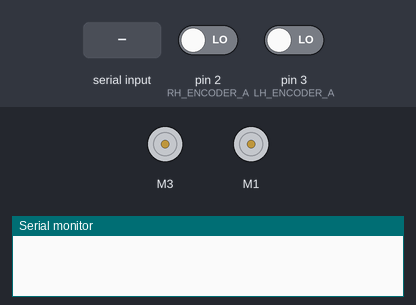
Recording of a sketch running on a simulated Arduino Uno, built with avr-gcc and run on an emulated ATmega328P. On the bench: 2 × DC motor (green arrow = forward, orange = backward, longer = faster), the last lines printed to the serial monitor. The test bench sets the inputs (shaded band); at power-on: pin 2 (RH_ENCODER_A) LOW, pin 3 (LH_ENCODER_A) LOW.

Above: at 2.2 s.
2.3 s: "90,45\n" received over Serial
At 3.1 s:
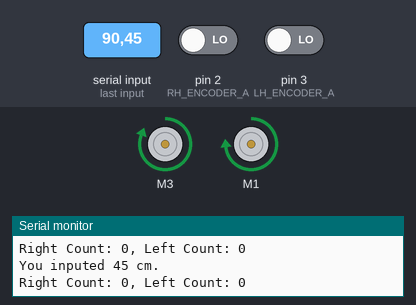
Timing chart, 0 to 5.3 s (numbered marks = the images above; inputs shaded):
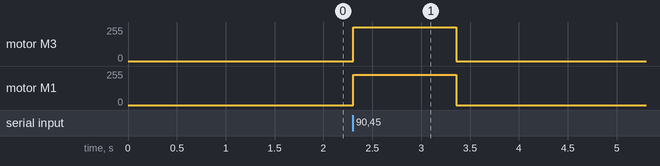

Measured:
- after the input at 2.3 s, motor M3: stopped → forward 255/255 at once, → stopped 1.1 s later; motor M1: stopped → forward 227/255 at once, → stopped 1.1 s later

The sketch:

autocode_noSenors.ino
```cpp
///Libraries
#include <Wire.h>
#include <Adafruit_MotorShield.h>
#include "utility/Adafruit_MS_PWMServoDriver.h"
////=============================================

//======= Variable Initialization =============//

// Creating Motor shield and motor objects
// Create Adafruit_Motorshield Object
// Argument for AFMS.getMotor() is the port on the motor shield that the motor is connected to. NOTE: ASTERIX IS NECESSARY IN THESE STATEMENTS.
Adafruit_MotorShield AFMS = Adafruit_MotorShield();
Adafruit_DCMotor *motorRight = AFMS.getMotor(1);
Adafruit_DCMotor *motorLeft = AFMS.getMotor(3);

// Keypress read through the serial monitor
long input_distance;
double wheel_circum = 12.57;
double encoder_counts;
// variables to store the number of encoder pulses
// for each motor
volatile int leftCount = 0;
volatile int rightCount = 0;


// pins for the encoder inputs
#define RH_ENCODER_A 2
#define RH_ENCODER_B 4
#define RH_ENCODER_GND 8
#define RH_ENCODER_VCC 9

#define LH_ENCODER_GND 7
#define LH_ENCODER_VCC 6
#define LH_ENCODER_A 3
#define LH_ENCODER_B 5


void setup()
{
  //Encoders
  pinMode(RH_ENCODER_A, INPUT);
  pinMode(RH_ENCODER_B, INPUT);
  pinMode(LH_ENCODER_A, INPUT);
  pinMode(LH_ENCODER_B, INPUT);

  pinMode(RH_ENCODER_GND, OUTPUT);
  pinMode(RH_ENCODER_VCC, OUTPUT);
  pinMode(LH_ENCODER_GND, OUTPUT);
  pinMode(LH_ENCODER_VCC, OUTPUT);

  digitalWrite(RH_ENCODER_GND, LOW);
  digitalWrite(LH_ENCODER_GND, LOW);
  digitalWrite(RH_ENCODER_VCC, HIGH);
  digitalWrite(LH_ENCODER_VCC, HIGH);

  // initialize hardware interrupts.
  // Interrupts are useful for making things happen automatically in microcontroller programs, and can help solve timing problems.
  // Often number 0 (for digital pin 2) or number 1 (for digital pin 3) were used
  attachInterrupt(0, rightEncoder, CHANGE);
  attachInterrupt(1, leftEncoder, CHANGE);

  // Initialize mtor shield and motor speeds
  // Set the speed of the motor using setSpeed(speed) where the speed ranges from 0 (stopped) to 255 (full speed)
  // Initialize serial communication:
  AFMS.begin();
  Serial.begin(9600);

  motorLeft->setSpeed(255);
  motorRight->setSpeed(227);
  delay(1000);
}

void loop()
{
   // Read any serial input given'
  if (Serial.available() > 0 ) {
    leftCount = 0;
    rightCount = 0;
    encoder_counts = 0;
    input_distance = Serial.parseInt();
    Serial.print("You inputed ");
    Serial.print(input_distance);
    Serial.println(" cm.");
    Serial.println();
  }
  // Convert input distance to enoder counts
  // To get 12,000 is 12 multiplied by the gear ratio which is 1000:1
  // whell_circum is the circumerence of the wheel
  encoder_counts = (((input_distance * 11500) / wheel_circum)) / 2;

  if(rightCount>=encoder_counts || leftCount>=encoder_counts){


    motorLeft->run(RELEASE);                     // Set the motor directions
    motorRight->run(RELEASE);
    rightCount = encoder_counts + 1 ;
    leftCount = encoder_counts + 1 ;
    encoder_counts = 0;
    delay(100);
  }


  else{
    motorLeft->run(FORWARD);                     // Set the motor directions
    motorRight->run(FORWARD);
    Serial.print("Right Count: ");
    Serial.print(rightCount);
    Serial.print(", Left Count: ");
    Serial.println(leftCount);
    delay(10);
  }
}


// Encoder event for the interrupt call
void rightEncoder()
{
  // If the first wave is rising
  if (digitalRead(RH_ENCODER_A) == HIGH)
  {
    // And the second wave is behind
    if (digitalRead(RH_ENCODER_B) == LOW)
    {
      // Right encoder count +1
      rightCount++;
    }
    // Or if the second wave is ahead
    else
    {
      // Right encoder count -1
      rightCount--;
    }
  }
  // If the first wave is falling
  else
  {
    // And the second wave is ahead
    if (digitalRead(RH_ENCODER_B) == LOW)
    {
      // Right encoder count -1
      rightCount--;
    }
    // And the second wave is behind
    else
    {
      // Right encoder count +1
      rightCount++;
    }
  }
}

// Encoder event for the interrupt call
void leftEncoder()
{
  // If the first wave is rising
  if (digitalRead(LH_ENCODER_A) == HIGH)
  {
    // And the second wave is behind
    if (digitalRead(LH_ENCODER_B) == LOW)
    {
      // Left encoder count +1
      leftCount++;
    }
    // Or if the second wave is ahead
    else
    {
      // Left encoder count -1
      leftCount--;
    }
  }
  // If the first wave is falling
  else
  {
    // And the second wave is ahead
    if (digitalRead(LH_ENCODER_B) == LOW)
    {
      // Left encoder count -1
      leftCount--;
    }
    // And the second wave is behind
    else
    {
      // Left encoder count +1
      leftCount++;
    }
  }
}
```
